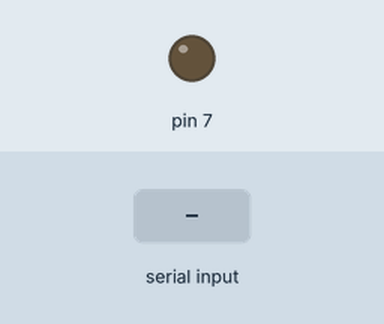
A sketch run on a simulated Arduino Uno, built with avr-gcc and run on an emulated ATmega328P. On the bench: output pins drawn as LEDs (lit = HIGH). The test bench sets the inputs (shaded band). What the sketch prints to the serial monitor is not drawn.

Above: at 1.2 s.
1.3 s: "1" received over Serial
At 1.8 s:
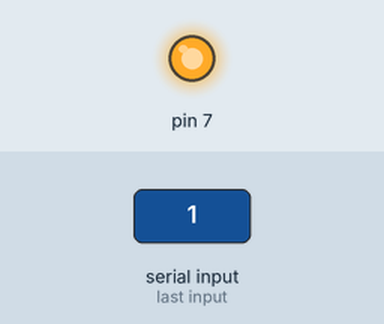
4.3 s: byte 5 (5) received over Serial
At 5.3 s:
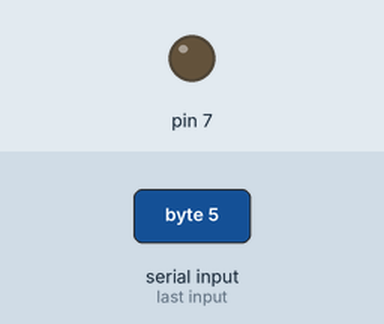
Timing chart, 0 to 7.3 s (numbered marks = the images above; inputs shaded):
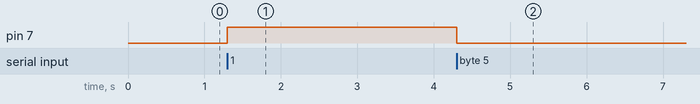

The sketch:

duino_based_04.ino
```cpp
#include <Servo.h>

Servo servo1;

void setup() {
  pinMode(7,OUTPUT);
  Serial.begin(115200);
}

void loop() {
    if(Serial.available() > 0) {
      char x = Serial.read();
      Serial.println(x);
      switch(x) {
        case 1  :    relayOneOn();               break;
        case '1':    relayOneOn();               break;
        case 5  :    relayOneOff();              break;
        case '5':    relayOneOff();              break;
        default:                                 break;
      }
    }
}

void relayOneOn() {
  digitalWrite(7,HIGH);
}

void relayOneOff() {
  digitalWrite(7,LOW);
}
```

Measured:
- after the input at 1.3 s, pin 7: LOW → HIGH at once
- after the input at 4.3 s, pin 7: HIGH → LOW at once
